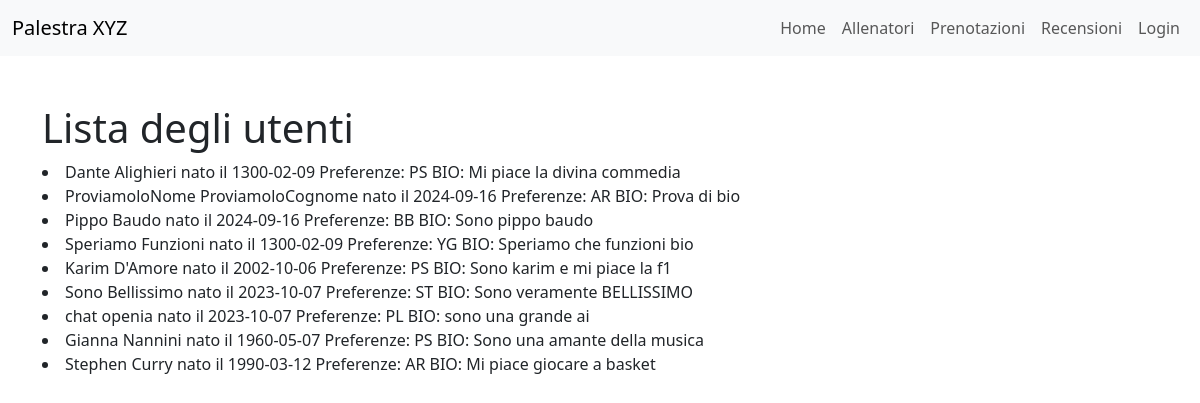
/accounts/utenti/, run on the app's committed database.
### accounts/models.py (models this page shows)
class RegistratoUtente(models.Model):
    user = models.OneToOneField(User, on_delete=models.CASCADE)
    nome = models.CharField(max_length=100)
    cognome = models.CharField(max_length=100)
    data_nascita = models.DateField()
    bio = models.TextField(max_length=500)
    SCELTA_PREFERENZE = [
        ("BB", "BodyBuilding"),
        ("PL", "PowerLifting"),
        ("CL", "Calisthenics"),
        ("ST", "StrongMen"),
        ("YG", "Yoga"),
        ("PS", "Pilates"),
        ("AR", "Aerobico")
    ]
    preferenze = models.CharField(max_length=2, choices=SCELTA_PREFERENZE)
    def __str__(self):
        return self.nome + " " + self.cognome + " nato il " + str(
            self.data_nascita) + "\nPreferenze: " + self.preferenze + "\nBIO: " + self.bio
    class Meta:
        verbose_name_plural = "UtentiRegistrati"

### accounts/views.py (the view)
# urls.py: path('utenti/', ListaUtentiView.as_view(), name='lista_utenti'),
class ListaUtentiView(ListView):
    model = RegistratoUtente
    template_name = "accounts/listautenti.html"

### accounts/templates/accounts/listautenti.html (shortened to what this page needs)
{% extends 'accounts/base.html' %}
{% block content %}
    {% block header1 %}
  <h1>Lista degli utenti</h1>
{% endblock %}
    {% for p in object_list %}
        <li>
            {{ p }}
        </li>
    {% endfor %}
{% endblock %}

### accounts/templates/accounts/base.html (style rules this page uses)
body { padding-top: 56px; }

### data on the page
RegistratoUtente: nome+cognome+data_nascita "Dante Alighieri nato il 1300-02-09 Preferenze: PS BIO: Mi piace la divina commedia"
RegistratoUtente: nome+cognome+data_nascita "ProviamoloNome ProviamoloCognome nato il 2024-09-16 Preferenze: AR BIO: Prova di bio"
RegistratoUtente: nome+cognome+data_nascita "Pippo Baudo nato il 2024-09-16 Preferenze: BB BIO: Sono pippo baudo"
RegistratoUtente: nome+cognome+data_nascita "Speriamo Funzioni nato il 1300-02-09 Preferenze: YG BIO: Speriamo che funzioni bio"
RegistratoUtente: nome+cognome+data_nascita "Karim D'Amore nato il 2002-10-06 Preferenze: PS BIO: Sono karim e mi piace la f1"
RegistratoUtente: nome+cognome+data_nascita "Sono Bellissimo nato il 2023-10-07 Preferenze: ST BIO: Sono veramente BELLISSIMO"
RegistratoUtente: nome+cognome+data_nascita "chat openia nato il 2023-10-07 Preferenze: PL BIO: sono una grande ai"
RegistratoUtente: nome+cognome+data_nascita "Gianna Nannini nato il 1960-05-07 Preferenze: PS BIO: Sono una amante della musica"
RegistratoUtente: nome+cognome+data_nascita "Stephen Curry nato il 1990-03-12 Preferenze: AR BIO: Mi piace giocare a basket"
